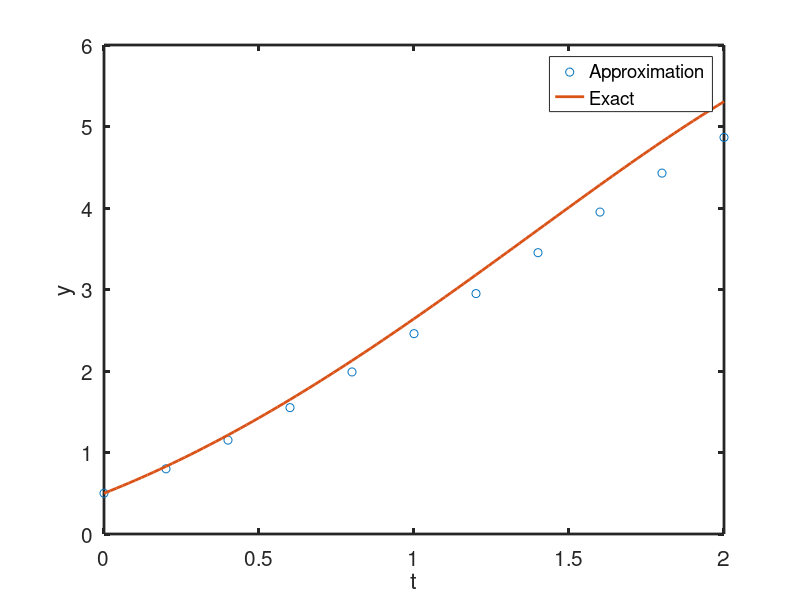

Write the MATLAB code that produced this figure. (Note: this script raises an error after producing the figure.)
% using Euler's method to solve 
% y' = y-t^2+1, on [0,2] with y(0)=0.5
clc
a = 0;
b = 2;
n = 10;
h = (b - a)/n;

f = @(t,y) y-t^2+1;
t = a;
T = a:h:b;
y = 0.5;
Y = y;
for  i=1:n
 y = y + h*f(t,y);
 t = t+h;
 Y = [Y, y];
end
S = a:h/10:b;
Ys = -0.5*exp(S)+S.^2+2*S+1;
plot(T,Y,'o', S,Ys,'-','LineWidth',2)
legend('Approximation','Exact');
xlabel('t');
ylabel('y');
set(gca,'LineWidth',2,'FontSize',15);

Yt = -0.5*exp(T)+T.^2+2*T+1;
header={'n','Approx f(t_n)','Exact f(t_n)','Abs Error'};
T=table(T.',Y.',Yt.',abs(Y.'-Yt.'),'VariableNames',header);
disp(T)
